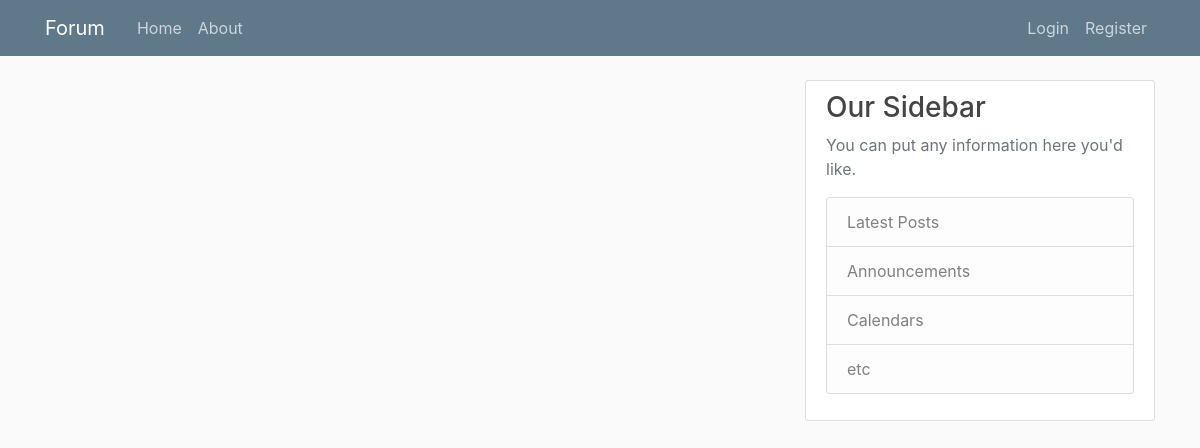
Before: / with the older database file.
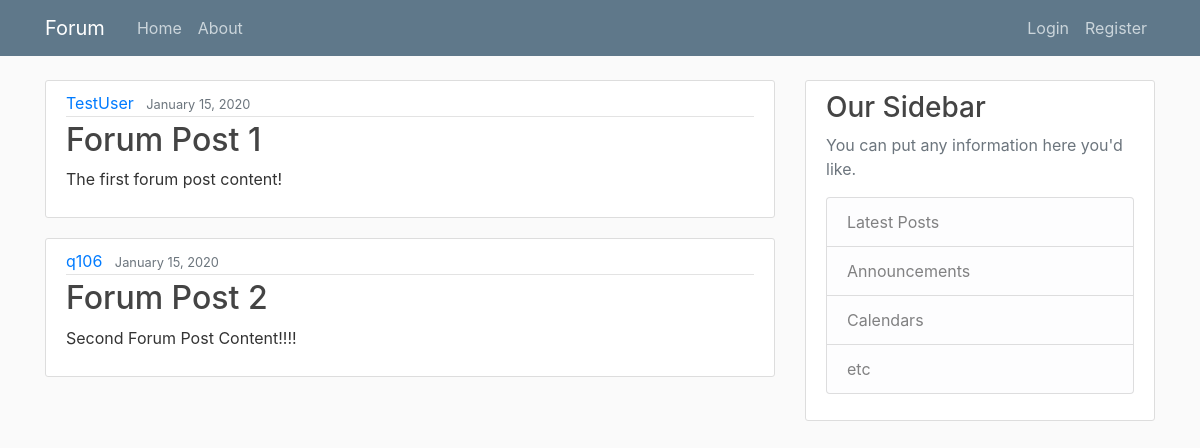
After: the same page with the newer database file.
### forum/models.py (models this page shows, shortened)
class Post(models.Model):
    title = models.CharField(max_length=100)
    content = models.TextField()
    date_posted = models.DateTimeField(default=timezone.now)
    author = models.ForeignKey(User, on_delete=models.CASCADE)

### forum/views.py (the view)
# urls.py: 2. Add a URL to urlpatterns:  path('', views.home, name='home')
def home(request):
    context = {
        "posts": Post.objects.all()
    }
    return render(request, "forum/home.html", context)

### forum/templates/forum/home.html
{% extends "forum/base.html" %}
{% block content %}
    {%for post in posts %}
        <article class="media content-section">
          <div class="media-body">
            <div class="article-metadata">
              <a class="mr-2" href="#">{{ post.author }}</a>
              <small class="text-muted">{{ post.date_posted|date:"F d, Y" }}</small>
            </div>
            <h2><a class="article-title" href="#">{{ post.title }}</a></h2>
            <p class="article-content">{{ post.content }}</p>
          </div>
        </article>
    {% endfor %}
{% endblock content %}

### forum/templates/forum/base.html (shortened to what this page needs)
{% load static %}
<!DOCTYPE html>
<html lang="en">
<head>
    <link rel="stylesheet" href="https://stackpath.bootstrapcdn.com/bootstrap/4.3.1/css/bootstrap.min.css">
    <link rel="stylesheet" type="text/css" href="{% static 'forum/main.css' %}">
</head>
<body>
    <header class="site-header">
      <nav class="navbar navbar-expand-md navbar-dark bg-steel fixed-top">
        <div class="container">
          <a class="navbar-brand mr-4" href="{% url 'forum-home' %}">Forum</a>
          <div class="collapse navbar-collapse" id="navbarToggle">
            <div class="navbar-nav mr-auto">
              <a class="nav-item nav-link" href="{% url 'forum-home' %}">Home</a>
              <a class="nav-item nav-link" href="{% url 'forum-about' %}">About</a>
            </div>
            <div class="navbar-nav">
              <a class="nav-item nav-link" href="#">Login</a>
              <a class="nav-item nav-link" href="#">Register</a>
            </div>
          </div>
        </div>
      </nav>
    </header>
    <main role="main" class="container">
      <div class="row">
        <div class="col-md-8">
          {% block content %}{% endblock %}
        </div>
        <div class="col-md-4">
          <div class="content-section">
            <h3>Our Sidebar</h3>
            <p class='text-muted'>You can put any information here you'd like.
              <ul class="list-group">
                <li class="list-group-item list-group-item-light">Latest Posts</li>
                <li class="list-group-item list-group-item-light">Announcements</li>
                <li class="list-group-item list-group-item-light">Calendars</li>
                <li class="list-group-item list-group-item-light">etc</li>
              </ul>
            </p>
          </div>
        </div>
      </div>
    </main>
</body>
</html>

### forum/static/forum/main.css (style rules this page uses)
body { background: #fafafa; color: #333333; margin-top: 5rem; }
h1, h2, h3, h4, h5, h6 { color: #444444; }
ul { margin: 0; }
.bg-steel { background-color: #5f788a; }
.site-header .navbar-nav .nav-link { color: #cbd5db; }
.content-section { background: #ffffff; padding: 10px 20px; border: 1px solid #dddddd; border-radius: 3px; margin-bottom: 20px; }
.article-title { color: #444444; }
.article-content { white-space: pre-line; }
.article-metadata { padding-bottom: 1px; margin-bottom: 4px; border-bottom: 1px solid #e3e3e3 }

Changed rows visible on the page:
added Post: author "TestUser", date_posted "January 15, 2020", title "Forum Post 1", content "The first forum post content!"
added Post: author "q106", date_posted "January 15, 2020", title "Forum Post 2", content "Second Forum Post Content!!!!"
